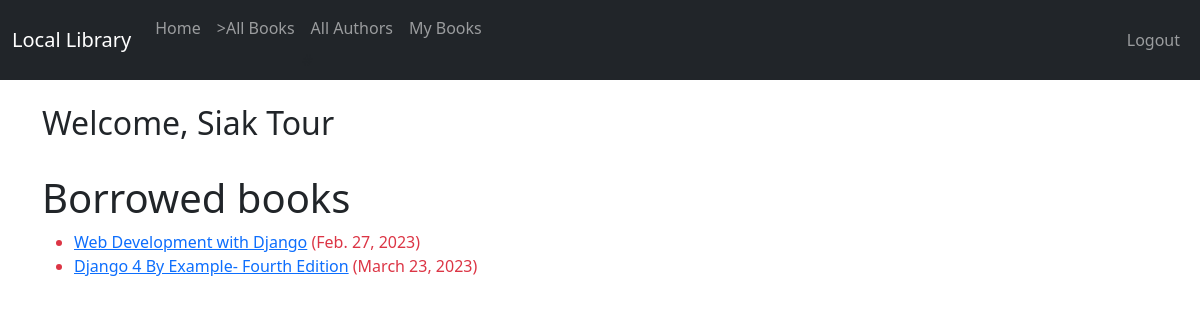
Screenshot of /my_books/ (signed in) with the database file from the repository.
### catalog/models.py (models this page shows, shortened)
class BookInstance(models.Model):
    id = models.UUIDField(primary_key=True, default=uuid.uuid4,
                          help_text='Unique ID for this particular book across whole library')
    book = models.ForeignKey('Book', on_delete=models.RESTRICT, null=True)
    imprint = models.CharField(max_length=200)
    due_back = models.DateField(null=True, blank=True)
    LOAN_STATUS = (
        ('m', 'Maintenance'), ('o', 'On loan'), ('a', 'Available'), ('r', 'Reserved'),
    )
    borrower = models.ForeignKey(User, on_delete=models.SET_NULL, null=True, blank=True)
    @property
    def is_overdue(self):
        return bool(self.due_back and date.today() > self.due_back)
    status = models.CharField(
        max_length=1,
        choices=LOAN_STATUS,
        blank=True,
        default='m',
        help_text='Book availability',
    )
    class Meta:
        ordering = ['due_back']

class Book(models.Model):
    title = models.CharField(max_length=200)
    author = models.ForeignKey('Author', on_delete=models.RESTRICT, null=True)
    summary = models.TextField(max_length=1000, help_text='Enter a brief description of the book')
    isbn = models.CharField('ISBN', max_length=13, unique=True,
                            help_text='13 Character <a href="https://www.isbn-international.org/content/what-isbn">ISBN number</a>')
    genre = models.ManyToManyField(Genre, help_text='Select a genre for this book')
    book_image = models.ImageField(upload_to='images/', null=True, blank=True) # Add image

### catalog/views.py (the view)
# urls.py: path('my_books/', views.LoanedBooksByUserListView.as_view(), name='my_books'),
class LoanedBooksByUserListView(LoginRequiredMixin,generic.ListView):
    model = BookInstance
    template_name = 'catalog/my_books.html'
    paginate_by = 10
    def get_queryset(self):
        return BookInstance.objects.filter\
(borrower=self.request.user).filter(status__exact='o').order_by('due_back')

### catalog/templates/catalog/my_books.html (shortened to what this page needs)
<!DOCTYPE html>
<html lang="en">
{% extends "catalog/base.html" %}
{% block content %}
    <h1>Borrowed books</h1>
    {% if bookinstance_list %}
    <ul>
      {% for bookinst in bookinstance_list %}
      <li class="{% if bookinst.is_overdue %}text-danger{% endif %}">
        <a href="{% url 'book_detail' bookinst.book.pk %}">{{ bookinst.book.title }}</a> ({{ bookinst.due_back }})
      </li>
      {% endfor %}
    </ul>
    {% else %}
      <p>There are no books borrowed.</p>
    {% endif %}
{% endblock %}

### catalog/templates/catalog/base.html (shortened to what this page needs)
{% load static %}
<!doctype html>
<html lang="en">
<head>
    <link href="https://cdn.jsdelivr.net/npm/bootstrap@5.3.0-alpha1/dist/css/bootstrap.min.css" rel="stylesheet"
>
</head>
<body>
<nav class="navbar navbar-expand-lg navbar-dark bg-dark">
    <div class="container-fluid">
        <a class="navbar-brand" href="{% url 'index' %}">Local Library</a>
        <div class="collapse navbar-collapse" id="navbarSupportedContent">
            <ul class="navbar-nav me-auto mb-2 mb-lg-0">
                <li class="nav-item">
                    <a class="nav-link" href="{% url 'index' %}">Home</a>
                </li>
                <li class="nav-item">
                    <a class="nav-link" href="{% url 'book_list' %}">>All Books</a>
                </li>
                <li class="nav-item">
                    <a class="nav-link" href="{% url 'author_list' %}">All Authors</a> #
                </li>
                {% if user.is_authenticated %}
                    <li><a class="nav-link" href="{% url 'my_books' %}">My Books</a></li>
                {% endif %}
            </ul>
        </div>
    <ul class="nav navbar-nav ml-auto">
        {% if user.is_authenticated %}
            <li><a class="nav-link" href="{% url 'logout' %}">Logout</a>
            </li>
        {% endif %}
        </ul>
    </div>
</nav>
<br>
    <div class="container">
        {% if user.is_authenticated %}
            <p class="h2"> Welcome, {{ user.first_name }} {{ user.last_name }}</p>
        {% endif %}
    </div>
<div class="container">
    <br/>
<table class="table table-striped table-hover">
    {% block content %}
    {% endblock %}
</table>
</div>
</body>
</html>

### rows the page displays
BookInstance: book "Web Development with Django", due_back "Feb. 27, 2023"
BookInstance: book "Django 4 By Example- Fourth Edition", due_back "March 23, 2023"

### other values shown
{{ user.first_name }} "Siak"
{{ user.last_name }} "Tour"
